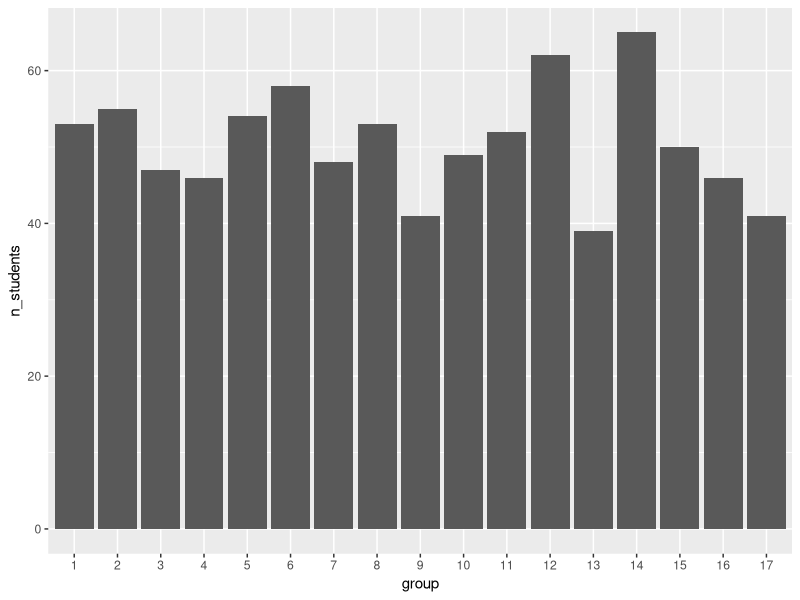
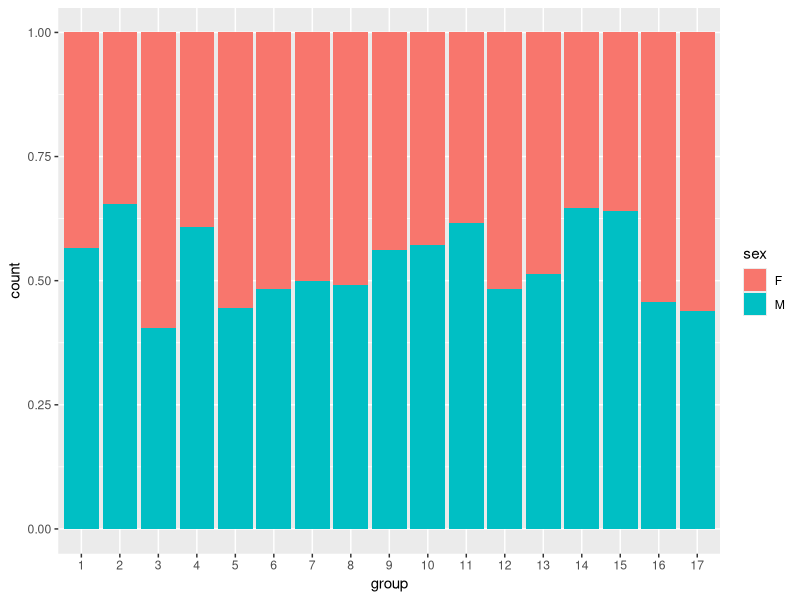
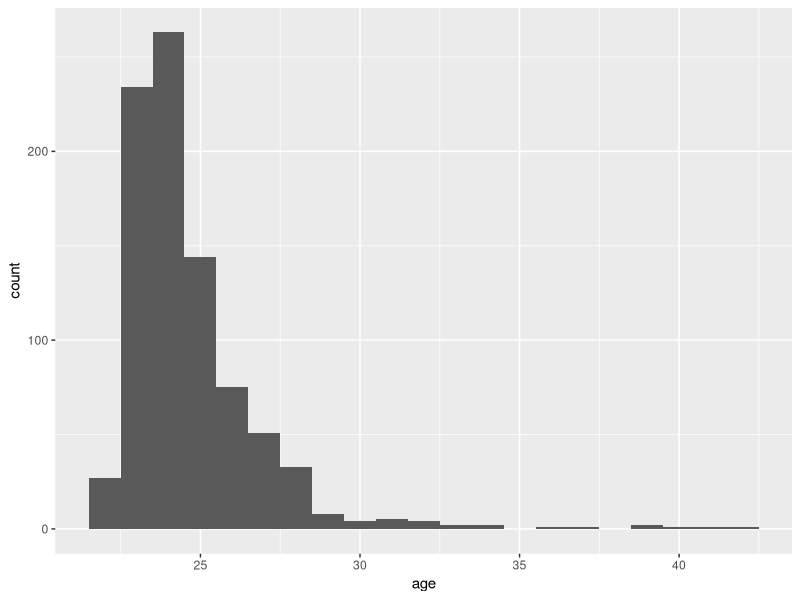
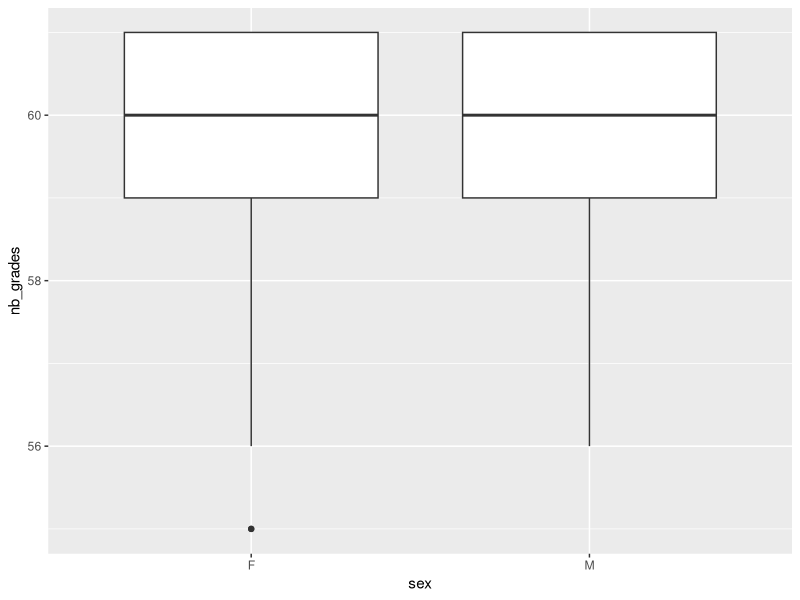
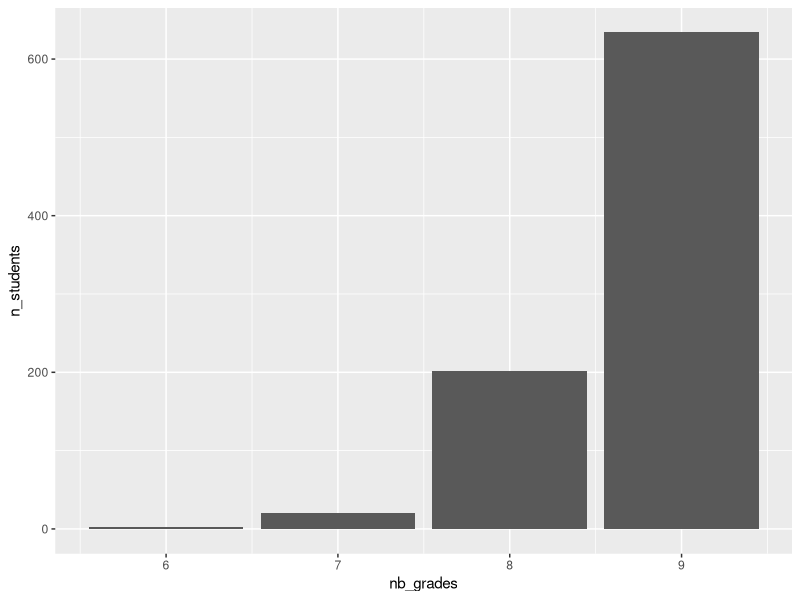
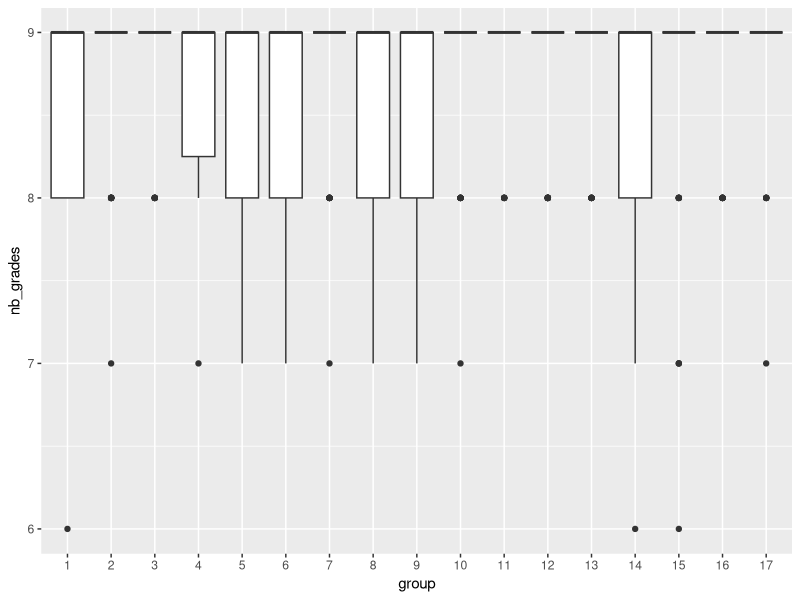
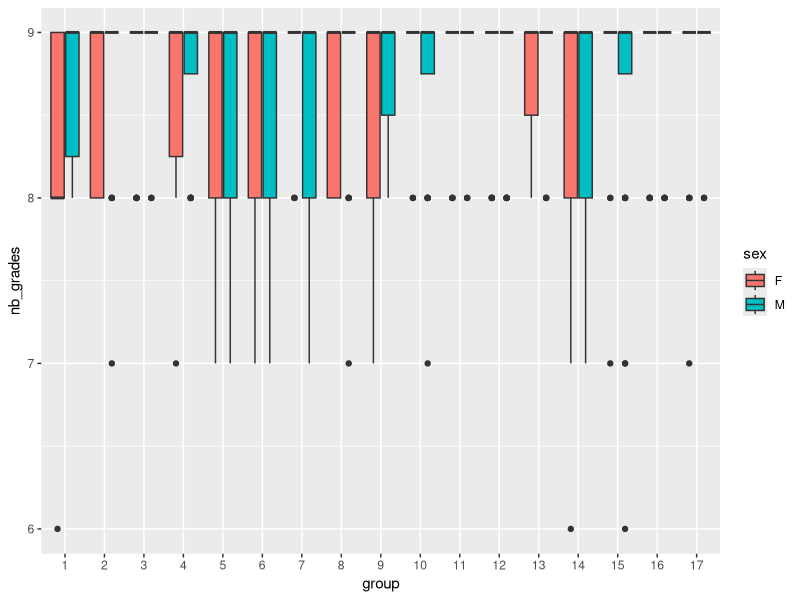
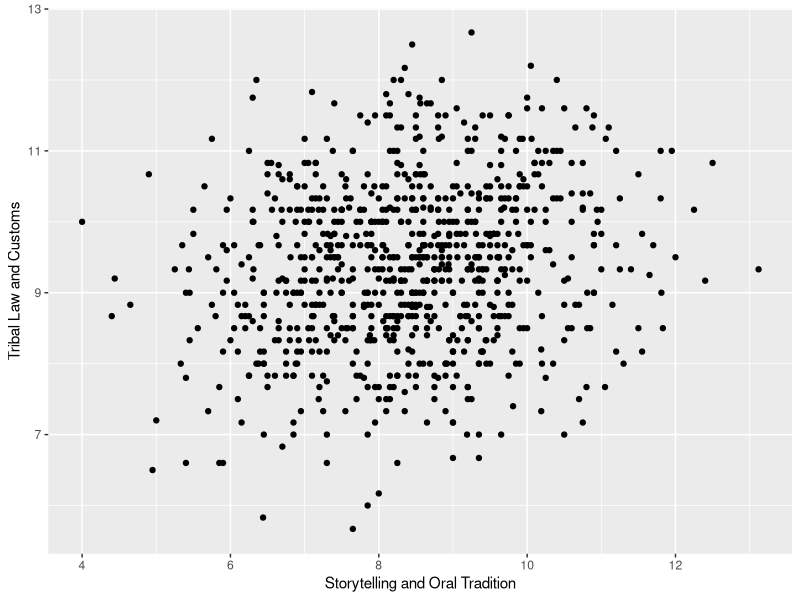

Recreate these plots in R, in order. (Note: this script raises an error after producing the figures.)
## ---- chunk 1
library(readr)
library(dplyr)
library(knitr)
library(ggplot2)
library(lubridate)
library(tidyr)

## ---- chunk 2
courses <- read_csv("courses.csv")
## ---- chunk 3
courses %>%
  rename(
    "identifiant" = course_id,
    "semester" = semester,
    "number of exams" = nb_grades
  ) %>%
  arrange(`course`) %>%
  kable()
## ---- chunk 4
students <- read_csv("students.csv") %>%
  mutate(
    id = as.integer(id),
    group = factor(group),
    birth_date = as.Date(birth_date),
    sex = factor(sex)
  )

class(students$birth_date)
class(students$sex)

## ---- chunk 5
grades <- read_csv("grades.csv")
grades <- read_delim("grades.csv",
  delim = "|",
na = "_",
)

## ---- chunk 6
students %>%
  group_by(group) %>%
  summarise(n_students = n()) %>%
  ggplot(aes(x = group, y = n_students)) +
  geom_col()
## ---- chunk 7
students %>%
  ggplot(aes(x = group, fill = sex)) +
  geom_bar(position = "fill")
## ---- chunk 8
students <- students %>% 
  mutate(
    age = round(time_length(today() - birth_date, unit = "year"))
  )
## ---- chunk 9
students %>%
  ggplot(aes(x = age)) +
  geom_histogram(binwidth = 1)
## ---- chunk 10
age_group <- students %>%
  group_by(group) %>%
  summarise(median_age = median(age))

kable(age_group)
## ---- chunk 11
#? 
## ---- chunk 12

## ---- chunk 13
nb_grades_student <- grades %>%
  group_by(id) %>%                     
  summarise(nb_grades = n()) %>%
  left_join(students %>% select(id, sex), 
            by = "id") 

nb_grades_student %>%
  slice_head(n = 5) %>%
  knitr::kable()
## ---- chunk 14
nb_grades_student %>%
  ggplot(aes(x = sex, y = nb_grades)) +
  geom_boxplot()
## ---- chunk 15
herbal <- grades %>%
  filter(course_id == 2)


herbal_nb <- herbal %>%
  group_by(id) %>%
  summarise(nb_grades = sum(!is.na(grade)))

herbal_nb <- herbal_nb %>%
  left_join(students %>% select(id, group, sex),
            by = "id")

herbal_nb %>%
  slice_head(n = 5) %>%
  knitr::kable()
## ---- chunk 16
herbal_dist <- herbal_nb %>%
  group_by(nb_grades) %>%
  summarise(n_students = n())

herbal_dist %>%
  ggplot(aes(x = nb_grades, y = n_students)) +
  geom_col()
## ---- chunk 17
herbal_nb %>%
  ggplot(aes(x = group, y = nb_grades)) +
  geom_boxplot()
## ---- chunk 18
herbal_nb %>%
  ggplot(aes(x = group, y = nb_grades, fill = sex)) +
  geom_boxplot()
## ---- chunk 19
avg_per_course <- grades %>%
  group_by(id, course_id) %>%
  summarise(avg_grade = mean(grade, na.rm = TRUE))

avg_per_course <- avg_per_course %>%
  left_join(students %>% select(id, group), by = "id")


avg_per_course <- avg_per_course %>%
  left_join(courses %>% select(course_id, `course`),
            by = c("course_id" = "course_id"))

wide_average <- avg_per_course %>%
  mutate(avg_grade = round(avg_grade, 2)) %>%   # <-- arrondi ici
  select(id, group, `course`, avg_grade) %>%
  pivot_wider(
    names_from = `course`,
    values_from = avg_grade
  )


wide_average %>%
  select(id, group,
         `Animal Lore and Totemism`,
         `Astronomy and Celestial Navigation`) %>%
  slice_head(n = 5) %>%
  knitr::kable()
## ---- chunk 20
wide_average %>%
  ggplot(aes(x = `Storytelling and Oral Tradition`,
             y = `Tribal Law and Customs`)) +
  geom_point()
## ---- chunk 21
correlation <- wide_average %>%
  group_by(group) %>%
  summarise(correlation = cor(`Hunting and Gathering Skills`,
                              `Herbalism and Traditional Medicine`))
## ---- chunk 22
max_corr <- cor_groups %>%
  filter(abs(correlation) == max(abs(correlation))) %>%
  select(group)
max_corr<- max_corr$group

student_max_corr <- wide_average %>%
  filter(group == max_corr)

student_max_corr %>%
  ggplot(aes(x = `Herbalism and Traditional Medicine`,
             y = `Hunting and Gathering Skills`)) +
  geom_point()
## ---- chunk 23
avg_course_student <- grades %>%
  group_by(id, course_id) %>%
  summarise(avg_grade = mean(grade, na.rm = TRUE))

final <- avg_course_student %>%
  group_by(id) %>%
  summarise(final_grade = mean(avg_grade, na.rm = TRUE))

final <- final %>%
  left_join(students %>% select(id, group, sex), by = "id")

final <- final %>%
  arrange(desc(final_grade))

final %>%
  slice_head(n = 5) %>%
  knitr::kable()
## ---- chunk 24
final %>%
  ggplot(aes(x = group, y = final_grade)) +
  geom_boxplot()
## ---- chunk 25
final %>%
  ggplot(aes(x = group, y = final_grade, fill = sex)) +
  geom_boxplot()
